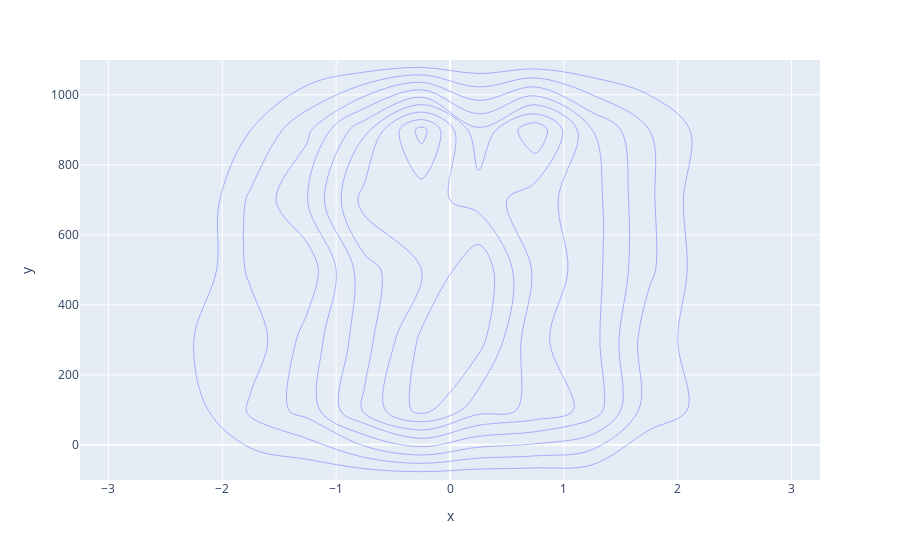

The notebook cell saved with this chart:
### Code cell
# Plotly density plot
fig = px.density_contour(x=x)
fig.show()

### Figure 1 — Plotly figure (JSON) as saved in the notebook; plotly's stock layout.template omitted (floating-point values rounded to 4 significant figures; data arrays with more than 128 entries replaced by an {"elided": "..."} marker saying what was removed)
{"data": [{"contours": {"coloring": "none"}, "hovertemplate": "x=%{x}<br>y=%{y}<br>count=%{z}<extra></extra>", "legendgroup": "", "line": {"color": "#636efa"}, "name": "", "showlegend": false, "type": "histogram2dcontour", "x": {"elided": "1000 float values"}, "xaxis": "x", "xbingroup": "x", "y": {"elided": "1000 int values"}, "yaxis": "y", "ybingroup": "y"}], "layout": {"legend": {"tracegroupgap": 0}, "margin": {"t": 60}, "xaxis": {"anchor": "y", "domain": [0, 1], "title": {"text": "x"}}, "yaxis": {"anchor": "x", "domain": [0, 1], "title": {"text": "y"}}}}
